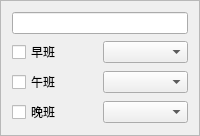
        <widget class="QFrame" name="frames_30">
         <property name="frameShape">
          <enum>QFrame::Shape::StyledPanel</enum>
         </property>
         <property name="frameShadow">
          <enum>QFrame::Shadow::Raised</enum>
         </property>
         <layout class="QGridLayout" name="gridLayout_39">
          <item row="1" column="0">
           <widget class="QCheckBox" name="checkBoxs_30_1">
            <property name="text">
             <string>早班</string>
            </property>
           </widget>
          </item>
          <item row="3" column="1">
           <widget class="QComboBox" name="comboBox_30_3"/>
          </item>
          <item row="2" column="1">
           <widget class="QComboBox" name="comboBox_30_2"/>
          </item>
          <item row="1" column="1">
           <widget class="QComboBox" name="comboBox_30_1"/>
          </item>
          <item row="2" column="0">
           <widget class="QCheckBox" name="checkBoxs_30_2">
            <property name="text">
             <string>午班</string>
            </property>
           </widget>
          </item>
          <item row="3" column="0">
           <widget class="QCheckBox" name="checkBoxs_30_3">
            <property name="text">
             <string>晚班</string>
            </property>
           </widget>
          </item>
          <item row="0" column="0" colspan="2">
           <widget class="QLineEdit" name="lineEdits_30"/>
          </item>
         </layout>
        </widget>
